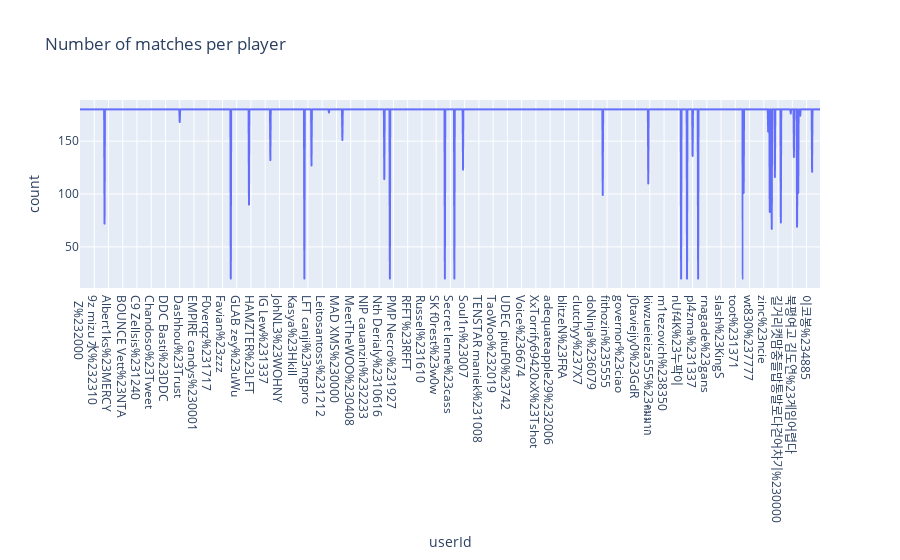

Here is the notebook cell this chart was saved with:
### Code cell
fig = px.line(matches_per_player, x = 'userId', y = 'count', title = 'Number of matches per player')
fig.show()

### Figure 1 — Plotly figure (JSON) as saved in the notebook; plotly's stock layout.template omitted (floating-point values rounded to 4 significant figures; data arrays with more than 128 entries replaced by an {"elided": "..."} marker saying what was removed)
{"data": [{"hovertemplate": "userId=%{x}<br>count=%{y}<extra></extra>", "legendgroup": "", "line": {"color": "#636efa", "dash": "solid"}, "marker": {"symbol": "circle"}, "mode": "lines", "name": "", "showlegend": false, "type": "scattergl", "x": {"elided": "1871 str values"}, "xaxis": "x", "y": {"elided": "1871 int values"}, "yaxis": "y"}], "layout": {"legend": {"tracegroupgap": 0}, "title": {"text": "Number of matches per player"}, "xaxis": {"anchor": "y", "domain": [0, 1], "title": {"text": "userId"}}, "yaxis": {"anchor": "x", "domain": [0, 1], "title": {"text": "count"}}}}
